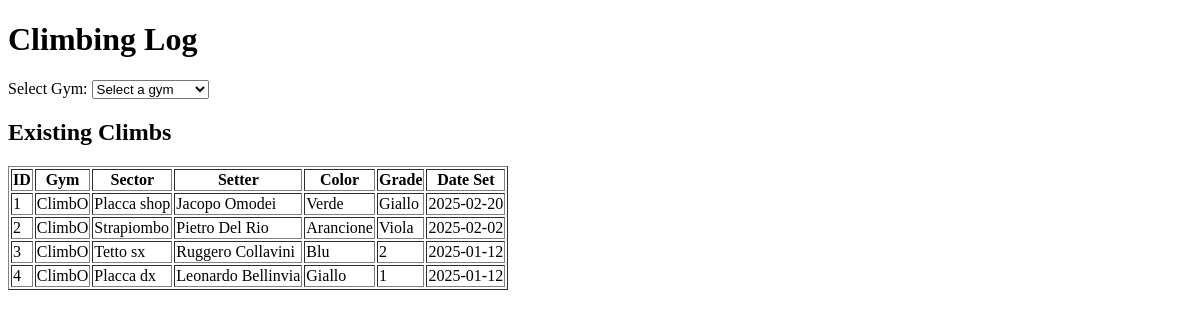
The page / on the database its author committed.
### tables this page shows
CREATE TABLE climbs (
    id INTEGER PRIMARY KEY AUTOINCREMENT,
    gym_id INTEGER NOT NULL,
    sector_id INTEGER NOT NULL,
    setter_id INTEGER NOT NULL,
    color TEXT NOT NULL,
    grade_id INTEGER NOT NULL,
    date_set TEXT NOT NULL,
    FOREIGN KEY (gym_id) REFERENCES gyms(id),
    FOREIGN KEY (sector_id) REFERENCES sectors(id),
    FOREIGN KEY (setter_id) REFERENCES setters(id),
    FOREIGN KEY (grade_id) REFERENCES grades(id)
);

CREATE TABLE gyms (
    id INTEGER PRIMARY KEY AUTOINCREMENT,
    name TEXT UNIQUE NOT NULL,
    map_path TEXT NOT NULL
);

CREATE TABLE sectors (
    id INTEGER PRIMARY KEY AUTOINCREMENT,
    gym_id INTEGER NOT NULL,
    name TEXT NOT NULL,
    x INTEGER NOT NULL,
    y INTEGER NOT NULL,
    FOREIGN KEY (gym_id) REFERENCES gyms(id)
);

CREATE TABLE setters (
    id INTEGER PRIMARY KEY AUTOINCREMENT,
    name TEXT UNIQUE NOT NULL
);

CREATE TABLE grades (
    id INTEGER PRIMARY KEY AUTOINCREMENT,  -- Unique grade id
    gym_id INTEGER NOT NULL,               -- Gym reference
    grade TEXT NOT NULL,                   -- Grade name (e.g., Verde, Blu, etc.)
    FOREIGN KEY (gym_id) REFERENCES gyms(id) ON DELETE CASCADE
);

### app.py (the view)
@app.route('/')
def index():
    conn = get_db_connection()
    gyms = conn.execute('SELECT id, name FROM gyms').fetchall()
    setters = conn.execute('SELECT id, name FROM setters').fetchall()
    climbs = conn.execute('''
    SELECT climbs.id, climbs.color, grades.grade AS grade, climbs.date_set,
           sectors.name AS sector_name, gyms.name AS gym_name,
           setters.name AS setter_name
        FROM climbs
        JOIN sectors ON climbs.sector_id = sectors.id
        JOIN gyms ON sectors.gym_id = gyms.id
        JOIN setters ON climbs.setter_id = setters.id
        JOIN grades ON climbs.grade_id = grades.id
        ORDER BY climbs.date_set DESC;
    ''').fetchall()
    conn.close()
    return render_template('index.html', gyms=gyms, setters=setters, climbs=climbs)

### app.py (called while the page is built)
def get_db_connection():
    conn = sqlite3.connect('climbing_gym.db')
    conn.row_factory = sqlite3.Row  # Ensures results are returned as dictionaries
    return conn

### templates/index.html (shortened to what this page needs)
<!DOCTYPE html>
<html lang="en">
<head>
</head>
<body>
    <h1>Climbing Log</h1>
    <label for="gym">Select Gym:</label>
    <select id="gym">
        <option value="" disabled selected>Select a gym</option>
    </select>
    <h2>Existing Climbs</h2>
    <table border="1">
        <tr>
            <th>ID</th>
            <th>Gym</th>
            <th>Sector</th>
            <th>Setter</th>
            <th>Color</th>
            <th>Grade</th>
            <th>Date Set</th>
        </tr>
        {% for climb in climbs %}
        <tr>
            <td>{{ climb.id }}</td>
            <td>{{ climb.gym_name }}</td>
            <td>{{ climb.sector_name }}</td>
            <td>{{ climb.setter_name }}</td>
            <td>{{ climb.color }}</td>
            <td>{{ climb.grade }}</td>
            <td>{{ climb.date_set }}</td>
        </tr>
        {% endfor %}
    </table>
</body>
</html>

### rows shown on the page
climbs: id "1", gym_name "ClimbO", sector_name "Placca shop", setter_name "Jacopo Omodei", color "Verde", grade "Giallo", date_set "2025-02-20"
climbs: id "2", gym_name "ClimbO", sector_name "Strapiombo", setter_name "Pietro Del Rio", color "Arancione", grade "Viola", date_set "2025-02-02"
climbs: id "3", gym_name "ClimbO", sector_name "Tetto sx", setter_name "Ruggero Collavini", color "Blu", grade "2", date_set "2025-01-12"
climbs: id "4", gym_name "ClimbO", sector_name "Placca dx", setter_name "Leonardo Bellinvia", color "Giallo", grade "1", date_set "2025-01-12"
